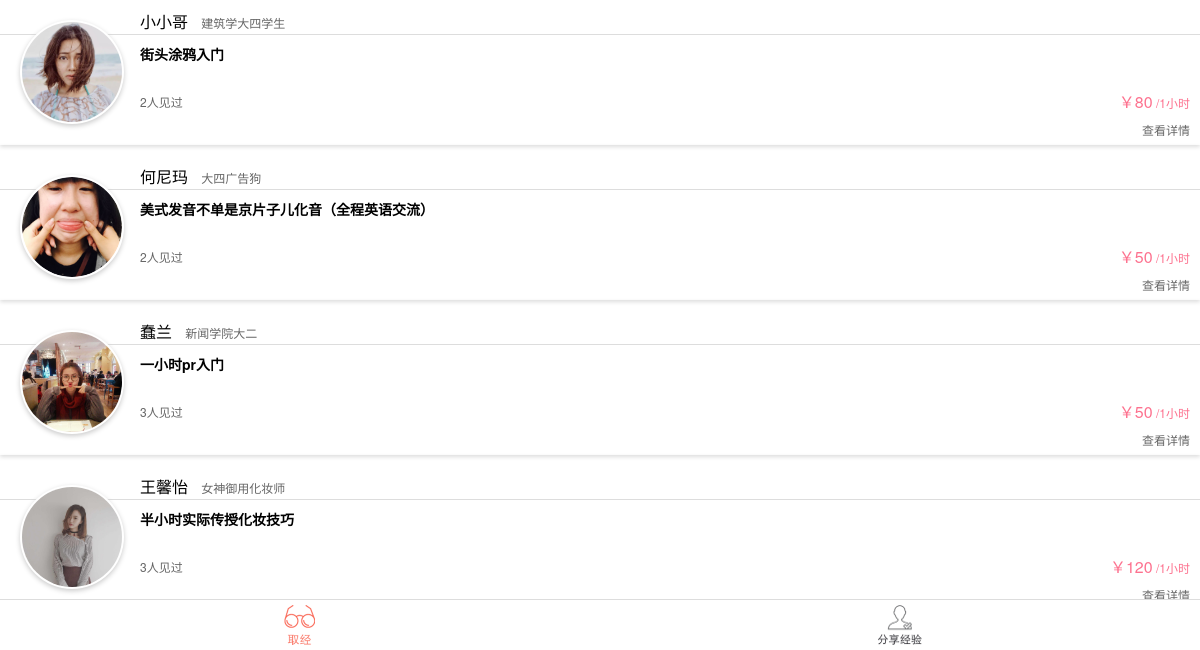
Before: / (lower part) with the older database file.
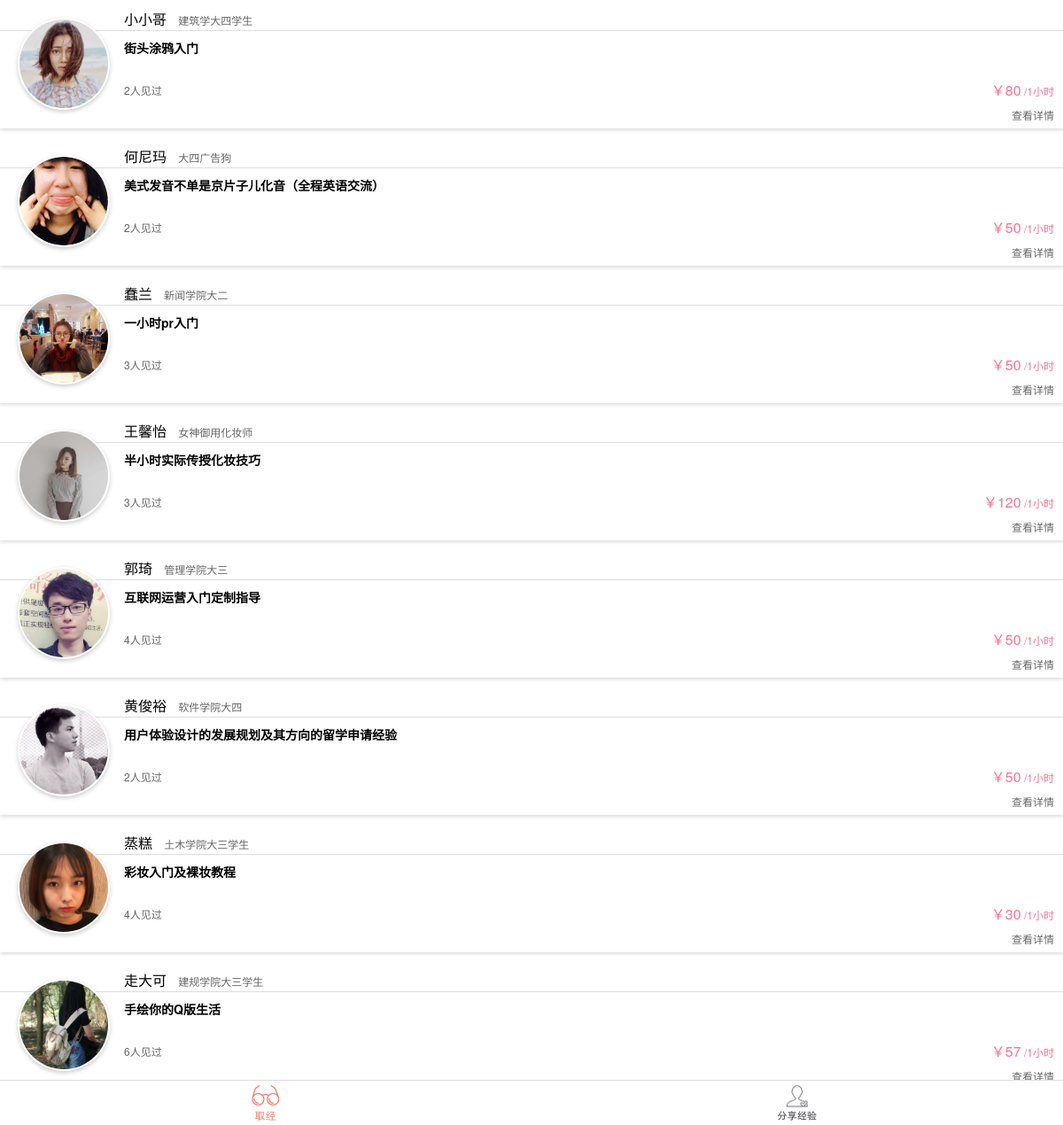
After: the same page with the newer database file.
### tables this page shows
CREATE TABLE `helper` (
  `id` int(4) NOT NULL AUTO_INCREMENT,
  `name` varchar(20) NOT NULL,
  `title` varchar(64) NOT NULL,
  `skill_intro` varchar(64) NOT NULL,
  `skill_price` int(4) NOT NULL,
  `skill_time` int(2) NOT NULL,
  `avatar` varchar(128) NOT NULL,
  `see_num` int(2) DEFAULT NULL,
  `person_intro` text NOT NULL,
  `subject_intro` text NOT NULL,
  PRIMARY KEY (`id`)
);

### html/index.php (the view, shortened to what this page needs)
<!DOCTYPE html>
<html>
<head lang="en">
    <link rel="stylesheet" href="/scss/main/index.css"/>
</head>
<body id="body-pc-box">
<div class="main">
    <div class="hj-list">
        <?php
            $res = mysql_query("select * from helper");
            $num = mysql_num_rows($res);
            for($i=0;$i<$num;$i++){
                $msg = mysql_fetch_assoc($res);
                echo '<a href="detail.php?uid='.$msg['id'].'"><div class="hj-item">
                        <div class="hj-avatar-wrap">
                            <img class="hj-avatar" src="'.$msg['avatar'].'" alt="头像"/>
                        </div>
                        <p class="head">
                            <span class="hj-name">'.$msg['name'].'</span> <span class="hj-title">'.$msg['title'].'</span>
                        </p>
                        <p class="hj-skill">
                            '.$msg['skill_intro'].'
                        </p>
                        <p class="hj-info clf">
                            <span class="hj-num left">'.$msg['see_num'].'人见过</span>
                            <span class="hj-price-wrap right">
                                <span class="hj-price">￥'.$msg['skill_price'].'</span>
                                <span class="hj-time">/'.$msg['skill_time'].'小时</span>
                            </span>
                        </p>
                        <p class="hj-detail-wrap clf">
                            <span class="hj-detail right">查看详情</span>
                        </p>
                    </div></a>';
            }
        ?>
    </div>
    <div class="bottom-bar">
        <a href="index.php" class="bottom-button">
            <img src="/img/btn1_active.png" alt="取经">
        </a>
        <a href="share.php" class="bottom-button">
            <img src="/img/btn2.png" alt="分享经验">
        </a>
    </div>
</div>
</body>
</html>

### scss/main/index.css (style rules this page uses)
div, html, body, p, ul, li { margin: 0; padding: 0; }
a { text-decoration: none; color: inherit; }
.left { float: left; }
.right { float: right; }
.clf:after { content: " "; display: block; height: 0; visibility: hidden; clear: both; }
.clf { *zoom: 1; }
body { background: #fff; font-size: 12px; -webkit-font-smoothing: antialiased; line-height: 1.5; font-family: "Helvetica neue",Helvetica,Tahoma,"PingFang SC","lantinghei sc","Microsoft Yahei", sans-serif; }
html, body { height: 100%; }
.main { box-sizing: border-box; -webkit-box-sizing: border-box; -moz-box-sizing: border-box; position: relative; height: 100%; padding-bottom: 40px; }
.main .hj-list { height: 100%; overflow: scroll; background-color: #fff; -webkit-overflow-scrolling: touch; }
.main .hj-list .hj-item { position: relative; box-shadow: 0px 2px 4px #ddd; }
.main .hj-list .hj-item .hj-avatar-wrap { width: 104px; height: 104px; background-color: #fff; border-radius: 50%; top: 30px; left: 20px; position: absolute; box-shadow: 0px 2px 5px #ccc; text-align: center; }
.main .hj-list .hj-item .hj-avatar-wrap .hj-avatar { position: relative; top: 2px; width: 100px; height: 100px; border-radius: 50%; }
.main .hj-list .hj-item .head { padding-left: 140px; padding-top: 20px; border-bottom: 1px solid #ddd; }
.main .hj-list .hj-item .head .hj-name { font-size: 16px; color: #000; padding-right: 10px; }
.main .hj-list .hj-item .head .hj-title { color: #666; }
.main .hj-list .hj-item .hj-skill { padding-top: 10px; padding-right: 10px; font-size: 14px; padding-left: 140px; line-height: 18px; height: 44px; font-weight: bolder; }
.main .hj-list .hj-item .hj-info { padding: 5px 10px 5px 140px; height: 16px; line-height: 16px; }
.main .hj-list .hj-item .hj-info span { display: inline-block; }
.main .hj-list .hj-item .hj-info .hj-num { color: #666; }
.main .hj-list .hj-item .hj-info .hj-price-wrap { color: #fd728f; }
.main .hj-list .hj-item .hj-info .hj-price { font-size: 16px; }
.main .hj-list .hj-item .hj-detail-wrap { padding-right: 10px; height: 30px; line-height: 30px; color: #666; font-size: 12px; }
.bottom-bar { background-color: #FFFFFF; border-top: 1px solid #ddd; position: absolute; z-index: 2; bottom: 0; left: 0; right: 0; font-size: 0; }
.bottom-bar .bottom-button { display: inline-block; height: 50px; line-height: 50px; text-align: center; width: 50%; }
.bottom-bar .bottom-button img { height: 40px; vertical-align: middle; }

Changed rows visible on the page:
added helper: avatar (picture), name "郭琦", title "管理学院大三", skill_intro "互联网运营入门定制指导", see_num "4", skill_price "50", skill_time "1"
added helper: avatar (picture), name "黄俊裕", title "软件学院大四", skill_intro "用户体验设计的发展规划及其方向的留学申请经验", see_num "2", skill_price "50", skill_time "1"
added helper: avatar (picture), name "蒸糕", title "土木学院大三学生", skill_intro "彩妆入门及裸妆教程", see_num "4", skill_price "30", skill_time "1"
added helper: avatar (picture), name "走大可", title "建规学院大三学生", skill_intro "手绘你的Q版生活", see_num "6", skill_price "57", skill_time "1"
